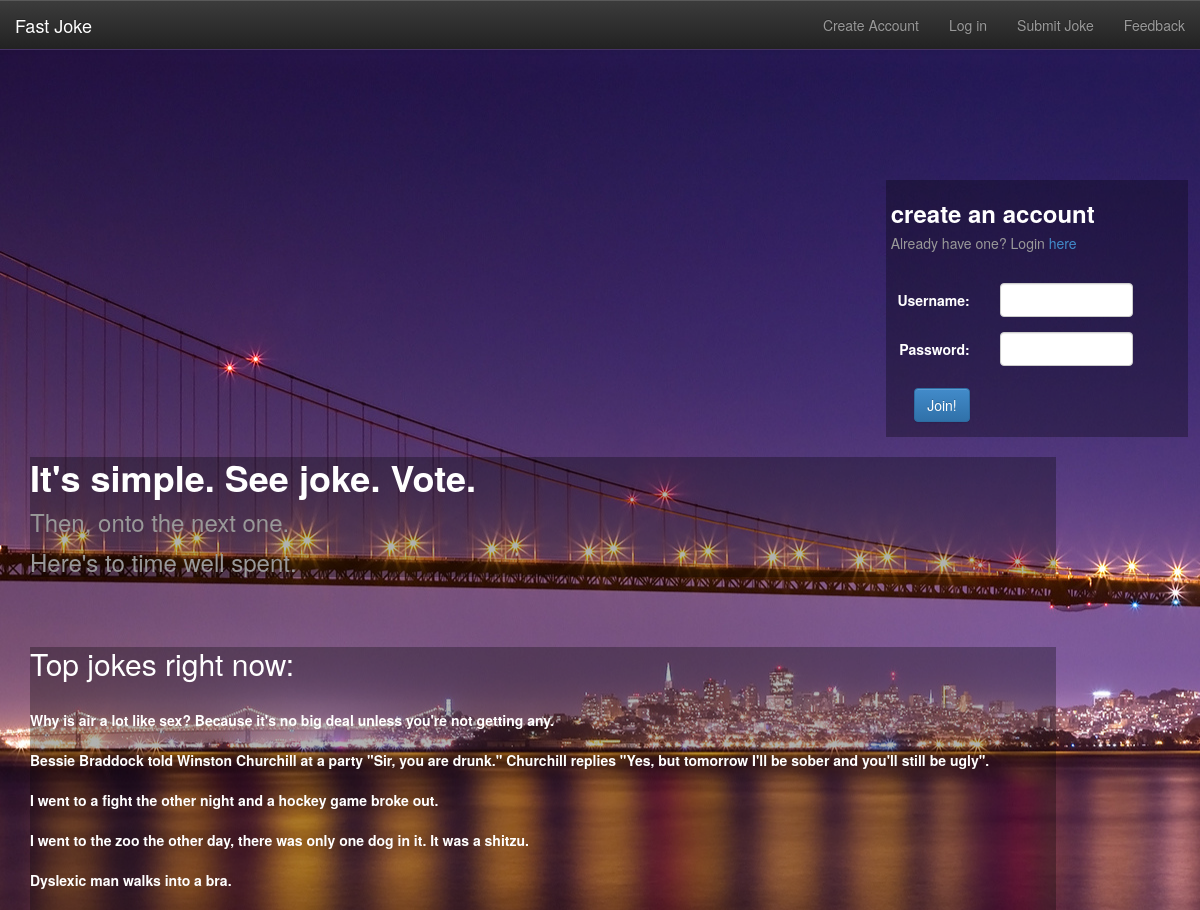
The page / on the database its author committed.
### jokeFeed/models.py (models this page shows)
class Joke(models.Model):
	owner = models.ForeignKey(User, related_name='owns')
	text = models.TextField(max_length=1000)
	upVotes = models.IntegerField()
	downVotes = models.IntegerField()
	date = models.DateTimeField()
	def __unicode__(self):
		return self.text
	def _get_score(self):
		return self.upVotes - self.downVotes
	score = property(_get_score)

### jokeFeed/views.py (the view)
# urls.py: url(r'^$', 'index', name='index'),
def index(request):
	if request.user.is_authenticated():
		request.session['current_joke_num'] = 1
		curUser=UserProfile.objects.get(user=User.objects.get(id=request.user.id))
		next_joke = getNextJoke(request, curUser)
		return HttpResponseRedirect(reverse('jokeFeed:detail', args=(next_joke.id,)))
	else:
		top_five = []
		for i in range(3, 8):
			top_five.append(getRankJoke(i))
		context = { 'top_five' : top_five}
		return render(request, 'jokeFeed/index.html', context)

### jokeFeed/views.py (called while the page is built)
def getRankJoke(rank):
	rank = rank
	new_joke = Joke.objects.get(pk=rank)
	return get_object_or_404(Joke, pk=new_joke.id)

### jokeFeed/templates/jokeFeed/index.html (shortened to what this page needs)
{% extends "base.html" %}
{% block content %}
<div class='landingPage'>
	<div class='right landingPageCreate'>
		<div><h3><strong>create an account</strong><br><small>Already have one? Login <a href="/accounts/login">here</a></small></h3></div>
			<br/>
			<form class="form-horizontal" role="form" action="{% url 'add_user_add' %}" method="post">
				{% if error %}
					<div class="form-group has-error">
						<label for="username" class="col-lg-4 control-label">Username:</label>
						<div class="col-lg-6"><input class="form-control" id="uname" name="uname" type="text"/></div>
					</div>
				{% else %}
					<div class="form-group">
						<label for="username" class="col-md-4 control-label">Username:</label>
						<div class="col-md-6"><input class="form-control" id="uname" name="uname" type="text"/></div>
					</div>
				{% endif %}
				{% if error %}
					<div class="form-group has-error">
						<label for="pwd" class="col-md-4 control-label">Password:</label>
						<div class="col-md-6"><input class="form-control" id="pwd" name="pwd" type="password"/></div>
					</div>
				{% else %}
					<div class="form-group">
						<label for="pwd" class="col-md-4 control-label">Password:</label>
						<div class="col-md-6"><input class="form-control" id="pwd" name="pwd" type="password"/></div>
					</div>
				{% endif %}
				<div class="form-group">
					<label class='col-md-4 control-label'><button type="submit" class="btn btn-primary" name="submit_user_form">Join!</button></label>
				</div>
			</form>
		</div>
	<div class="container">
		<div class='LandingPageLeft'>
			<div class='transparentJoke'>
				<div><h1><strong>It's simple. See joke. Vote.</strong><br><small>Then, onto the next one.<br/>Here's to time well spent.</small></h1></div>
			</div>
			<br/><br/>
			<div class='transparentJoke'><h2>Top jokes right now:</h2>
				<br/>
				{% for joke in top_five %}
					<div class="">
						<strong>{{ joke }} </strong>
					</div>
					<br/>
				{% endfor %}
			</div>
		</div>
	</div>
	</div>
</div>
{% endblock %}

### jokeFeed/templates/base.html (shortened to what this page needs)
<!DOCTYPE html>
<html lang="en">
<head>
	{% load staticfiles %}
	<link type="text/css" href="{{STATIC_URL}}bootstrap-3.0.0/dist/css/bootstrap.css" rel="stylesheet"/>
	<link href="{{STATIC_URL}}bootstrap-3.0.0/dist/css/bootstrap-theme.css" rel="stylesheet"/>
	<link type="text/css" href="{{STATIC_URL}}css/base.css" rel="stylesheet"/>
</head>
<body>
	<nav id="headbar" class="navbar navbar-inverse navbar-fixed-top">
		<div class="navbar-header">
			<a class="navbar-brand" href="{% url 'jokeFeed:index' %}">Fast Joke</a>
		</div>
		<div class="collapse navbar-collapse">
			<ul class="nav navbar-nav navbar-right">
				{% if user.is_authenticated %}
					<li><a href="/submit">Submit Joke</a></li>
					<li><a href="/user/fav">Favorites</a></li>
					<li><a href="/user/">Profile</a></li>
					<li><a href="/accounts/logout">Log out</a></li>
				{% else %}
					<li><a href="/accounts/add">Create Account</a></li>
					<li><a href="/accounts/login">Log in</a></li>
					<li><a href="/submit">Submit Joke</a></li>
				{% endif %}
					<li><a href="/feedback">Feedback</a></li>
			</ul>
		</div>
	</nav>
    <div id="content">
  {% block content %}{% endblock %}
</body>
</html>

### jokeFeed/static/css/base.css (style rules this page uses)
#headbar { width: 100%; height: 50px; background-color: cyan; }

### rows shown on the page
Joke: text "Why is air a lot like sex? Because it's no big deal unless you're not getting any."
Joke: text "Bessie Braddock told Winston Churchill at a party \"Sir, you are drunk.\" Churchill replies \"Yes, but tomorrow I'll be sober and you'll still be ugly\"."
Joke: text "I went to a fight the other night and a hockey game broke out."
Joke: text "I went to the zoo the other day, there was only one dog in it. It was a shitzu."
Joke: text "Dyslexic man walks into a bra."
